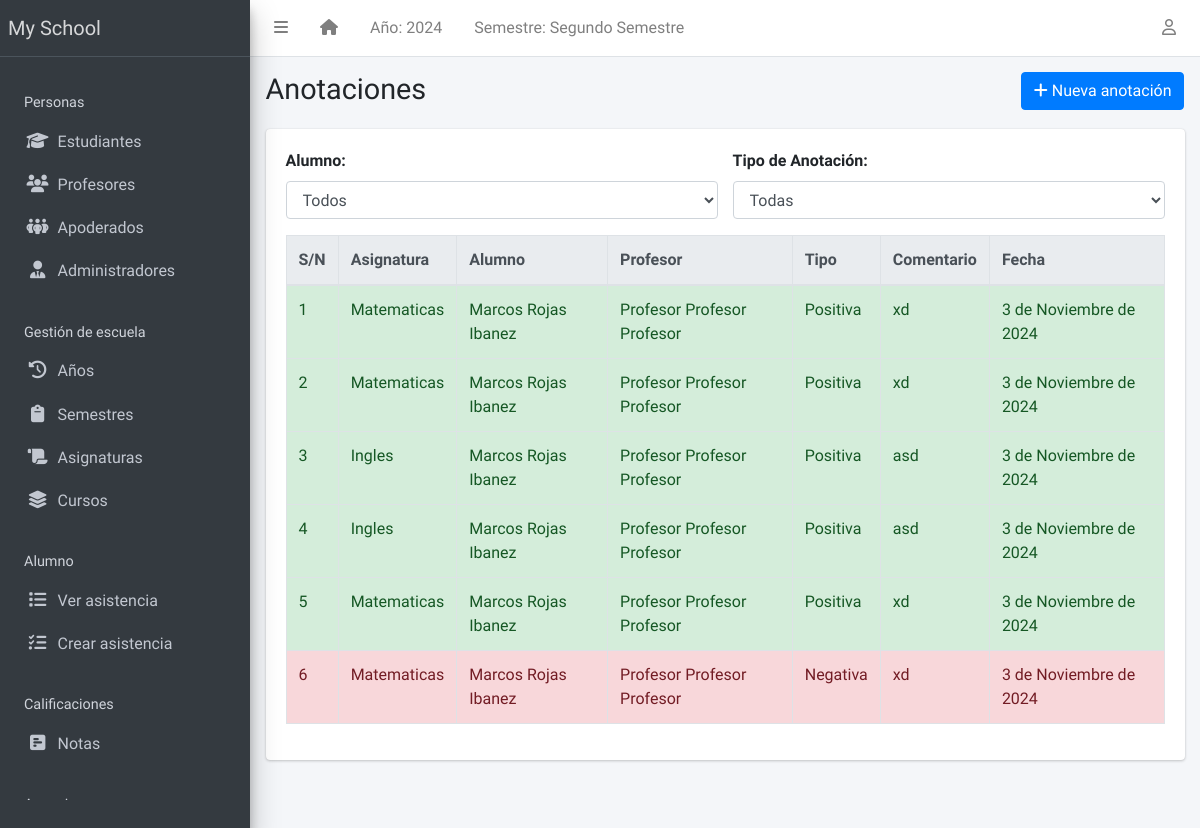
Screenshot of /teacher/annotations/ with the database file from the repository.
### apps/corecode/models.py (models this page shows, shortened)
class AcademicSession(models.Model):
    name = models.CharField(max_length=200, unique=True)
    current = models.BooleanField(default=True)
    class Meta:
        ordering = ["-name"]

class AcademicTerm(models.Model):
    name = models.CharField(max_length=20, unique=True)
    current = models.BooleanField(default=True)
    class Meta:
        ordering = ["name"]

class SiteConfig(models.Model):
    key = models.SlugField()
    value = models.CharField(max_length=200)

class Subject(models.Model):
    name = models.CharField(max_length=200, unique=True, verbose_name="Nombre")
    class Meta:
        ordering = ["name"]
    def __str__(self):
        return self.name

### apps/teachers/models.py (models this page shows, shortened)
class Annotation(models.Model):
    ANNOTATION_TYPE_CHOICES = [("positiva", "Positiva"), ("negativa", "Negativa")]
    student = models.ForeignKey(Student, on_delete=models.CASCADE, related_name="annotations")
    teacher = models.ForeignKey(Teacher, on_delete=models.CASCADE, related_name="annotations")
    subject = models.ForeignKey(Subject, on_delete=models.CASCADE, related_name="annotations")
    annotation_type = models.CharField(max_length=10, choices=ANNOTATION_TYPE_CHOICES)
    comment = models.TextField()
    date = models.DateField(default=timezone.now)
    class Meta:
        ordering = ["-date"]

class Teacher(models.Model):
    STATUS = [("activo", "Activo"), ("inactivo", "Inactivo")]
    GENDER = [("masculino", "Masculino"), ("femenino", "Femenino")]
    rut_regex = RegexValidator(
        regex=r"^\d{1,2}\d{3}\d{3}-[0-9kK]{1}$",
        message="El RUT debe estar en el formato 'XXXXXXXX-X'"
    )
    rut = models.CharField(max_length=12, unique=True, validators=[rut_regex], blank=True)
    estado = models.CharField(max_length=10, choices=STATUS, default="activo")
    apellido_paterno = models.CharField(max_length=200)
    apellido_materno = models.CharField(max_length=200)
    nombres = models.CharField(max_length=200, blank=True)
    sexo = models.CharField(max_length=10, choices=GENDER, default="masculino")
    fecha_nacimiento = models.DateField(default=timezone.now)
    fecha_admision = models.DateField(default=timezone.now)
    telefono_regex = RegexValidator(
        regex="^[0-9]{9,15}$", message="El número de teléfono no tiene el formato correcto."
    )
    telefono = models.CharField(
        validators=[telefono_regex], max_length=15, blank=True
    )
    direccion = models.TextField(blank=True)
    observaciones = models.TextField(blank=True)
    email = models.EmailField(
        max_length=254, unique=True, validators=[EmailValidator()],
        blank=True, null=True
    )
    foto = models.ImageField(blank=True, upload_to="students/fotos/")
    subjects = models.ManyToManyField(Subject, related_name="teachers", blank=True)
    class Meta:
        ordering = ["apellido_paterno", "apellido_materno", "nombres"]
    def __str__(self):
        return f" {self.nombres} {self.apellido_paterno} {self.apellido_materno}"

### apps/students/models.py (models this page shows)
class Student(models.Model):
    STATUS_CHOICES = [("activo", "Activo"), ("inactivo", "Inactivo")]
    GENDER_CHOICES = [("masculino", "Masculino"), ("femenino", "Femenino")]
    estado = models.CharField(max_length=10, choices=STATUS_CHOICES, default="activo")
    rut_regex = RegexValidator(
        regex=r"^\d{1,2}\d{3}\d{3}-[0-9kK]{1}$",
        message="El RUT debe estar en el formato 'XXXXXXXX-X'"
    )
    rut = models.CharField(max_length=12, unique=True, validators=[rut_regex], blank=True)
    apellido_paterno = models.CharField(max_length=200)
    apellido_materno = models.CharField(max_length=200)
    nombres = models.CharField(max_length=200, blank=True)
    sexo = models.CharField(max_length=10, choices=GENDER_CHOICES, default="masculino")
    fecha_nacimiento = models.DateField(default=timezone.now)
    curso_actual = models.ForeignKey(
        StudentClass, on_delete=models.SET_NULL, blank=True, null=True
    )
    fecha_admision = models.DateField(default=timezone.now)
    telefono_regex = RegexValidator(
        regex="^[0-9]{9,15}$", message="El número de teléfono no tiene el formato correcto."
    )
    telefono_apoderado = models.CharField(
        validators=[telefono_regex], max_length=15, blank=True
    )
    direccion = models.TextField(blank=True)
    observaciones = models.TextField(blank=True)
    email = models.EmailField(
        max_length=254, unique=True, validators=[EmailValidator()],
        blank=True, null=True
    )
    foto = models.ImageField(blank=True, upload_to="students/fotos/")
    representante = models.ForeignKey(
        "representatives.Representatives", on_delete=models.SET_NULL, null=True, blank=True, related_name="estudiantes"
    )
    subjects = models.ManyToManyField(Subject, related_name="students", blank=True)
    class Meta:
        ordering = ["apellido_paterno", "apellido_materno", "nombres"]
    def __str__(self):
        return f"{self.nombres} {self.apellido_paterno} {self.apellido_materno}"

### apps/teachers/views.py (the view)
# urls.py: path('annotations/', AnnotationListView.as_view(), name='annotation-list'),
class AnnotationListView(ListView):
    model = Annotation
    template_name = "teachers/teacher_annotation_list.html"
    context_object_name = "annotations"
    def get_queryset(self):
        queryset = super().get_queryset()
        student_id = self.request.GET.get("student")
        annotation_type = self.request.GET.get("type")
        if student_id:
            queryset = queryset.filter(student__id=student_id)
        if annotation_type:
            queryset = queryset.filter(annotation_type=annotation_type)
        return queryset
    def get_context_data(self, **kwargs):
        context = super().get_context_data(**kwargs)
        context["form"] = AnnotationFilterForm(self.request.GET)
        context["students"] = Student.objects.all()
        return context

### apps/teachers/forms.py
class AnnotationFilterForm(forms.Form):
    student = forms.ModelChoiceField(queryset=Student.objects.all(), required=False, label="Student")
    annotation_type = forms.ChoiceField(choices=Annotation.ANNOTATION_TYPE_CHOICES, required=False, label="Type")

### apps/corecode/context_processors.py (called while the page is built)
def site_defaults(request):
    current_session = AcademicSession.objects.get(current=True)
    current_term = AcademicTerm.objects.get(current=True)
    vals = SiteConfig.objects.all()
    contexts = {
        "current_session": current_session.name,
        "current_term": current_term.name,
    }
    for val in vals:
        contexts[val.key] = val.value
    return contexts

### apps/templatetags/user_groups.py (called while the page is built)
@register.filter
def in_group(user, group_id):
    return user.groups.filter(id=group_id).exists()

### apps/teachers/templates/teachers/teacher_annotation_list.html (shortened to what this page needs)
{% extends 'base.html' %}
{% block title %}Anotaciones{% endblock title %}
{% block breadcrumb %}
<a class="btn btn-primary" href="{% url 'annotation-create' %}"><i class="fas fa-plus"></i> Nueva anotación</a>
{% endblock breadcrumb %}
{% block content %}
  <div class="row mb-3">
    <div class="col-md-6">
      <label for="filter-student" class="form-label" style="font-weight: bold;">Alumno:</label>
      <select id="filter-student" class="form-control">
        <option value="">Todos</option>
      </select>
    </div>
    <div class="col-md-6">
      <label for="filter-type" class="form-label" style="font-weight: bold;">Tipo de Anotación:</label>
      <select id="filter-type" class="form-control">
        <option value="">Todas</option>
      </select>
    </div>
  </div>
  <div class="table-responsive">
    <table id="annotationtable" class="table table-bordered table-hover" data-page-length='100'>
      <thead class="thead-light">
        <tr>
          <th>S/N</th>
          <th>Asignatura</th>
          <th>Alumno</th>
          <th>Profesor</th>
          <th>Tipo</th>
          <th>Comentario</th>
          <th>Fecha</th>
        </tr>
      </thead>
      <tbody>
        {% for annotation in annotations %}
          <tr class="{% if annotation.annotation_type == 'positiva' %}positive{% elif annotation.annotation_type == 'negativa' %}negative{% endif %}">
            <td>{{ forloop.counter }}</td>
            <td>{{ annotation.subject }}</td>
            <td>{{ annotation.student }}</td>
            <td>{{ annotation.teacher }}</td>
            <td>{{ annotation.get_annotation_type_display }}</td>
            <td>{{ annotation.comment }}</td>
            <td>{{ annotation.date }}</td>
          </tr>
        {% endfor %}
      </tbody>
    </table>
  </div>
{% endblock content %}

### templates/base.html (shortened to what this page needs)
{% load static %}
{% load custom_templatetag %}
<!DOCTYPE html>
<html lang="en">
<head>
  <link rel="stylesheet" href="https://cdnjs.cloudflare.com/ajax/libs/dropzone/5.9.3/dropzone.min.css">
  <link rel="stylesheet" href="https://cdnjs.cloudflare.com/ajax/libs/font-awesome/6.6.0/css/all.min.css" />
  <link rel="stylesheet"
    href="{% static 'plugins/overlayScrollbars/css/OverlayScrollbars.min.css' %}">
  <link rel="stylesheet" href="{% static 'plugins/Datatables/datatables.min.css' %}" />
  <link rel="stylesheet" href="{% static 'dist/css/adminlte.min.css' %}">
</head>
<body
  class="hold-transition sidebar-mini layout-fixed layout-navbar-fixed layout-footer-fixed">
  <div class="wrapper">
    <nav class="main-header navbar navbar-expand navbar-white navbar-light">
      <ul class="navbar-nav">
        <li class="nav-item">
          <a class="nav-link" data-widget="pushmenu" href="#" role="button"><i
              class="fas fa-bars"></i></a>
        </li>
        <li class="nav-item d-none d-sm-inline-block">
          <a href="{% url 'home' %} " class="nav-link"><i class="fa fa-home"></i></a>
        </li>
        <li class="nav-item d-none d-sm-inline-block">
          <a href="{% url 'current-session' %}" class="nav-link">Año: {{ current_session }}</a>
        </li>
        <li class="nav-item d-none d-sm-inline-block">
          <a href="{% url 'current-session' %}" class="nav-link">Semestre: {{ current_term }}</a>
        </li>
      </ul>
      <ul class="navbar-nav ml-auto">
        <li class="nav-item dropdown">
          <a class="nav-link" data-toggle="dropdown" href="#">
            <i class="far fa-user"></i>
          </a>
        </li>
      </ul>
    </nav>
    <aside class="main-sidebar sidebar-dark-primary elevation-4">
      <a href="{% url 'home' %}" class="brand-link">{{ school_name | default:"MySchool" }}</a>
      <div class="sidebar">
        <nav class="mt-2">
          <ul class="nav nav-pills nav-sidebar flex-column" data-widget="treeview" role="menu" data-accordion="false">
            <li class="nav-header" style="padding: 1.7rem 1rem .5rem;">Personas</li>
            <li class="nav-item">
              <a href="{% url 'student-list' %}" class="nav-link">
                <i class="nav-icon fas fa-graduation-cap"></i>
                <p>
                  Estudiantes
                </p>
              </a>
            </li>
            <li class="nav-item">
              <a href="{% url 'teacher-list' %}" class="nav-link">
                <i class="nav-icon fas fa-users"></i>
                <p>
                  Profesores
                </p>
              </a>
            </li>
            <li class="nav-item">
              <a href="{% url 'representatives-list' %}" class="nav-link">
                <i class="nav-icon fas fa-people-group"></i>
                <p>
                  Apoderados
                </p>
              </a>
            </li>
            <li class="nav-item">
              <a href="{% url 'staff-list' %}" class="nav-link">
                <i class="nav-icon fas fa-user-tie"></i>
                <p>
                  Administradores
                </p>
              </a>
            </li>
            <li class="nav-header">Gestión de escuela</li>
            <li class="nav-item">
              <a href="{% url 'sessions' %}" class="nav-link">
                <i class="nav-icon fas fa-clock-rotate-left"></i>
                <p>
                  Años
                </p>
              </a>
            </li>
            <li class="nav-item">
              <a href="{% url 'terms' %}" class="nav-link">
                <i class="nav-icon fas fa-clipboard"></i>
                <p>
                  Semestres
                </p>
              </a>
            </li>
            <li class="nav-item">
              <a href="{% url 'subjects' %}" class="nav-link">
                <i class="nav-icon fas fa-scroll"></i>
                <p>
                  Asignaturas
                </p>
              </a>
            </li>
            <li class="nav-item">
              <a href="{% url 'classes' %}" class="nav-link">
                <i class="nav-icon fas fa-layer-group"></i>
                <p>
                  Cursos
                </p>
              </a>
            </li>
            <li class="nav-header" style="padding: 1.7rem 1rem .5rem;">Alumno</li>
            <li class="nav-item">
              <a href="{% url 'attendance-list' %}" class="nav-link">
                <i class="nav-icon fas fa-list"></i>
                <p>
                  Ver asistencia
                </p>
              </a>
            </li>
            <li class="nav-item">
              <a href="{% url 'attendance-list' %}" class="nav-link">
                <i class="nav-icon fas fa-list-check"></i>
                <p>
                  Crear asistencia
                </p>
              </a>
            </li>
            <li class="nav-header">Calificaciones</li>
            <li class="nav-item">
              <a href="{% url 'subject_list' %}" class="nav-link">
                <i class="nav-icon fas fa-square-poll-horizontal"></i>
                <p>
                  Notas
                </p>
              </a>
            </li>
            <li class="nav-header">Anuncios</li>
          </ul>
        </nav>
      </div>
    </aside>
    <div class="content-wrapper">
      <section class="content-header">
        <div class="container-fluid">
          <div class="row mb-1">
            <div class="col-sm-8">
              <h1>{% block title %}{% endblock title %}</h1>
            </div>
            <div class="col-sm-4">
              <ol class="breadcrumb float-sm-right">
                <li class="breadcrumb-item">{% block breadcrumb %}{% endblock breadcrumb %}</li>
              </ol>
            </div>
          </div>
        </div>
      </section>
      <section class="content">
        <div class="container-fluid">
          <div class="row">
            <div class="col-md-12">
              {% block fullcard %}
              <div class="card">
                <div class="card-body">
                  <div class="row">
                    <div class="col">
                      {% block content %}
                      {% endblock content %}
                    </div>
                  </div>
                </div>
              </div>
              {% endblock fullcard %}
            </div>
          </div>
        </div>
      </section>
    </div>
  </div>
</body>
</html>

### apps/teachers/templates/teachers/teacher_annotation_list.html (style rules this page uses)
.positive { background-color: #d4edda; color: #155724; }
.negative { background-color: #f8d7da; color: #721c24; }

### rows the page displays
AcademicSession: name "2024"
AcademicTerm: name "Segundo Semestre"
SiteConfig: value "My School"
Annotation: subject "Matematicas", student "Marcos Rojas Ibanez", teacher "Profesor Profesor Profesor", annotation_type "Positiva", comment "xd", date "3 de Noviembre de 2024"
Annotation: subject "Matematicas", student "Marcos Rojas Ibanez", teacher "Profesor Profesor Profesor", annotation_type "Positiva", comment "xd", date "3 de Noviembre de 2024"
Annotation: subject "Ingles", student "Marcos Rojas Ibanez", teacher "Profesor Profesor Profesor", annotation_type "Positiva", comment "asd", date "3 de Noviembre de 2024"
Annotation: subject "Ingles", student "Marcos Rojas Ibanez", teacher "Profesor Profesor Profesor", annotation_type "Positiva", comment "asd", date "3 de Noviembre de 2024"
Annotation: subject "Matematicas", student "Marcos Rojas Ibanez", teacher "Profesor Profesor Profesor", annotation_type "Positiva", comment "xd", date "3 de Noviembre de 2024"
Annotation: subject "Matematicas", student "Marcos Rojas Ibanez", teacher "Profesor Profesor Profesor", annotation_type "Negativa", comment "xd", date "3 de Noviembre de 2024"
